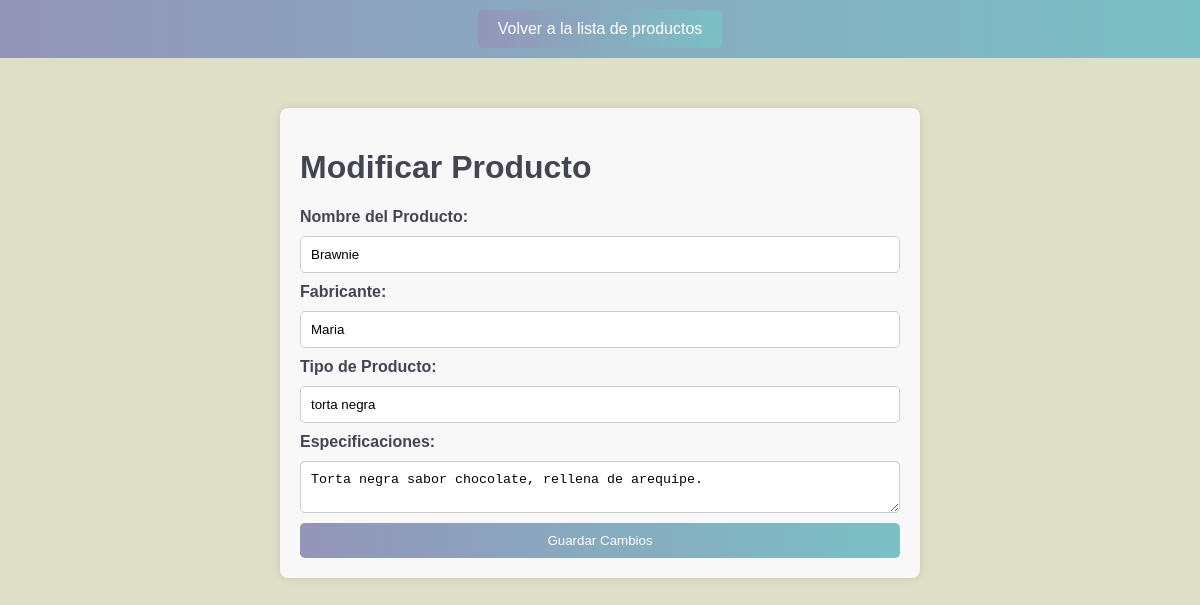
Screenshot of /modificar_producto.php?codigo=1 (signed in) with the database file from the repository.
### tables this page shows
CREATE TABLE `producto` (
  `Codigoproducto` int(11) NOT NULL,
  `Nombre_producto` varchar(150) NOT NULL,
  `Fabricante` varchar(100) NOT NULL,
  `Tipo_producto` varchar(100) NOT NULL,
  `Especificaciones` text NOT NULL
);

### modificar_producto.php (the view, shortened to what this page needs)
<?php
include('conexion.php');
if (isset($_GET['codigo'])) {
    $codigo = $_GET['codigo'];
    $sql = "SELECT Codigoproducto, Nombre_producto, Fabricante, Tipo_producto, Especificaciones FROM producto WHERE Codigoproducto = ?";
    $stmt = $conex->prepare($sql);
    $stmt->bind_param("s", $codigo);
    $stmt->execute();
    $resultado = $stmt->get_result();
    if ($resultado->num_rows > 0) {
        $producto = $resultado->fetch_assoc();
    } else {
        echo "Producto no encontrado.";
        exit();
    }
} else {
    echo "Código de producto no proporcionado.";
    exit();
}
?>
<!DOCTYPE html>
<html lang="es">
<head>
</head>
<body>
    <header>
        <nav>
            <a href="admin.php#productos">Volver a la lista de productos</a>
        </nav>
    </header>
    <div class="admin-panel">
        <h1>Modificar Producto</h1>
        <form method="POST" action="">
            <label for="nombre">Nombre del Producto:</label>
            <input type="text" id="nombre" name="nombre" value="<?php echo htmlspecialchars($producto['Nombre_producto']); ?>" required>
            <label for="fabricante">Fabricante:</label>
            <input type="text" id="fabricante" name="fabricante" value="<?php echo htmlspecialchars($producto['Fabricante']); ?>" required>
            <label for="tipo">Tipo de Producto:</label>
            <input type="text" id="tipo" name="tipo" value="<?php echo htmlspecialchars($producto['Tipo_producto']); ?>" required>
            <label for="especificaciones">Especificaciones:</label>
            <textarea id="especificaciones" name="especificaciones" required><?php echo htmlspecialchars($producto['Especificaciones']); ?></textarea>
            <button type="submit">Guardar Cambios</button>
        </form>
    </div>
</body>
</html>

### modificar_producto.php (style rules this page uses)
body { font-family: Arial, sans-serif; background-color: #dddfc7; color: #444552; margin: 0; padding: 0; }
header { background: linear-gradient(to right, #9495b9, #7bc0c5); padding: 10px 0; text-align: center; color: white; }
nav { display: flex; justify-content: center; gap: 15px; }
nav a { color: white; text-decoration: none; padding: 10px 20px; border-radius: 5px; background: linear-gradient(to right, #9495b9, #7bc0c5); transition: background-color 0.3s ease; }
.admin-panel { max-width: 600px; margin: 50px auto; padding: 20px; background: #f8f8f8; border-radius: 8px; box-shadow: 0 0 10px rgba(0, 0, 0, 0.1); }
form { display: flex; flex-direction: column; gap: 10px; }
form label { font-weight: bold; }
form input[type="text"], form input[type="number"], form textarea { padding: 10px; border: 1px solid #ccc; border-radius: 5px; width: 100%; box-sizing: border-box; }
form input[type="submit"], form button { padding: 10px; background: linear-gradient(to right, #9495b9, #7bc0c5); color: white; border: none; border-radius: 5px; cursor: pointer; }

### rows the page displays
producto: nombre "Brawnie", fabricante "Maria", tipo "torta negra", especificaciones "Torta negra sabor chocolate, rellena de arequipe."
